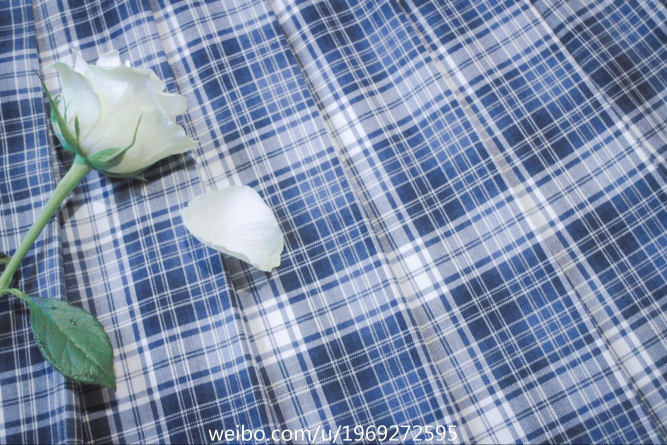
#> input picture data/1.jpg, 1334 x 890 px (shown at 1/2 size); its folder holds 4 pictures in this run
$ python histogram.py   (Python 2 division)   (older library calls are emulated)
#> lines starting #> are read from the running program, lines starting #| are printed output that depends on the picture
# coding=utf-8
# https://segmentfault.com/a/1190000004467183
import datetime
from PIL import Image
import numpy as np
import matplotlib.pyplot as plt
import matplotlib as mpl
import pylab
import cv2
mpl.rcParams['font.family'] = 'sans-serif'
mpl.rcParams['font.sans-serif'] = [u'SimHei']


def showPlt(data):
    x = np.arange(len(data))
    plt.plot(x, data, color='r')
    plt.bar(x, data, alpha=0.5, color='g')
    plt.show()


def getHistogram(img):
    size = (256, 256)
    img = img.resize(size).convert("RGB")
    return img.histogram()


def compareHist(data1, data2):
    length = max(data1 + data2)
    hist1 = pylab.histogram(data1, bins=length, normed=True)[0]
    hist2 = pylab.histogram(data2, bins=length, normed=True)[0]
    total = 0.0
    for i in range(0, length):
        if hist1[i] == 0 and hist2[i] == 0:
            total += 1
        else:
            total += (1 - abs(hist1[i] - hist2[i])/max(hist1[i], hist2[i]))
    return total/length


def quickCompare(a, b):
    img1 = Image.open("data/" + str(a) + ".jpg", mode="r")
    img2 = Image.open("data/" + str(b) + ".jpg", mode="r")
    print compareHist(getHistogram(img1), getHistogram(img2))


def CVsplit2RGB(imgPath):
#> called with imgPath = 'data/1.jpg'
    imgCV = cv2.resize(
        cv2.imread(imgPath),
        (256, 256),
        interpolation=cv2.INTER_CUBIC
        )
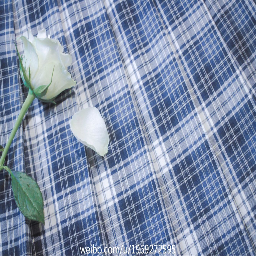
#> imgCV: shape (256, 256, 3); mean B, G, R 170.2, 142.4, 127.2
    return cv2.split(imgCV)


def quickCompareCV(a, b):
    b1, g1, r1 = CVsplit2RGB("data/" + str(a) + ".jpg")
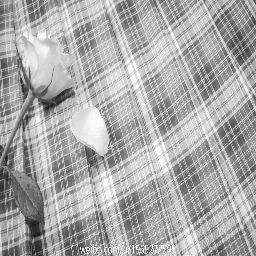
#> b1: shape (256, 256); min 25, max 255, mean 170.2
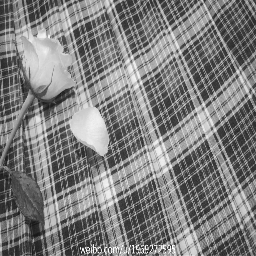
#> r1: shape (256, 256); min 21, max 255, mean 127.2
    b2, g2, r2 = CVsplit2RGB("data/" + str(b) + ".jpg")
#> call 2 of CVsplit2RGB, with imgPath = 'data/2.jpg'
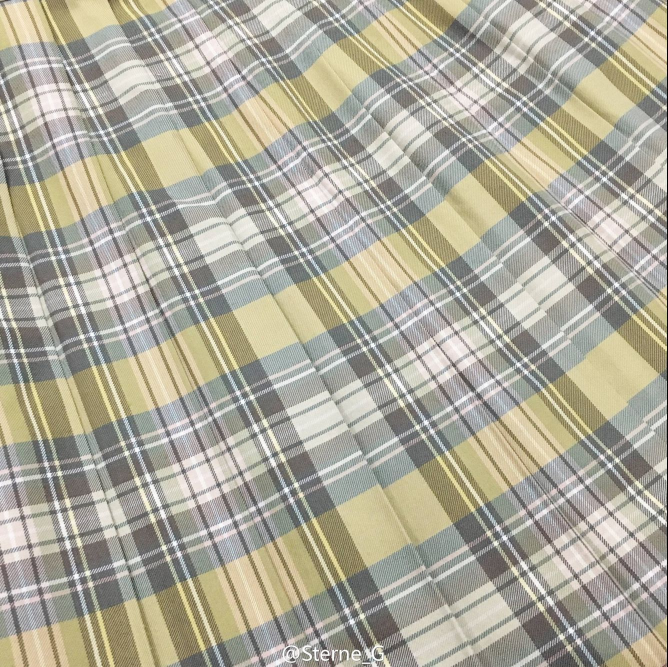
#> input picture data/2.jpg, 1335 x 1334 px (shown at 1/2 size)
#> in CVsplit2RGB (call 2), `imgCV = cv2.resize( cv2.imread(imgPath), (256, 256), interpolation=cv2..`:
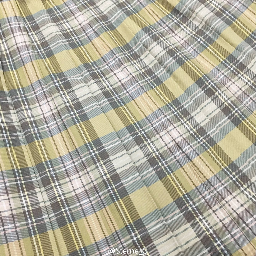
#> imgCV: shape (256, 256, 3); mean B, G, R 155, 170.4, 174
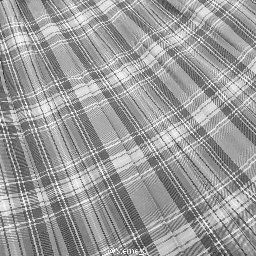
#> b2: shape (256, 256); min 22, max 255, mean 155
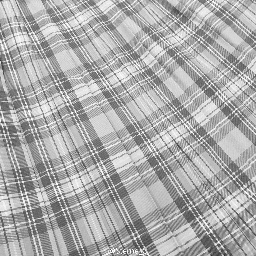
#> g2: shape (256, 256); min 43, max 255, mean 170.4
    print "(histogram)Compare " + str(a) + " to " + str(b)
    print ("R: %.2f, G: %.2f, B: %.2f" % (
        compareHist(r1.flatten(), r2.flatten()),
        compareHist(g1.flatten(), g2.flatten()),
        compareHist(b1.flatten(), b2.flatten())
    ))
#> in compareHist, `length = max(data1 + data2)`: length = 255
#> in compareHist, `hist1 = pylab.histogram(data1, bins=length, normed=True)[0]`: hist1 = 255 values, max 0.0114 at index 41, min 0 at index 12, mean 0.00427
#> in compareHist, `hist2 = pylab.histogram(data2, bins=length, normed=True)[0]`: hist2 = 255 values, max 0.0113 at index 208, min 0 at index 1, mean 0.00469
#> the loop in compareHist, `for i in range(0, length):` made 255 passes
#> total on passes 1 to 12: 0.91, 0.91, 1.28, 1.28, 1.28, 1.46, 1.46, 1.46, 1.46, 1.46, 1.46, 1.46
#> after the loop in compareHist, `for i in range(0, length):`: total = 118.6
#> the loop in compareHist (call 2), `for i in range(0, length):` made 255 passes
#> total on passes 1 to 12: 0.547, 0.547, 0.547, 0.547, 0.547, 0.547, 0.547, 0.821, 0.821, 0.821, 0.882, 1.88
#| R: 0.47, G: 0.44, B: 0.49


if __name__ == "__main__":
    start = datetime.datetime.now()
    """
    quickCompare(6, 7)
    quickCompare(1, 2)
    quickCompare(1, 1)
    quickCompare(8, 8)
    """
    quickCompareCV(1, 2)
    quickCompareCV(6, 7)
#> (the run stopped early here; a loop or call above may not have finished)
